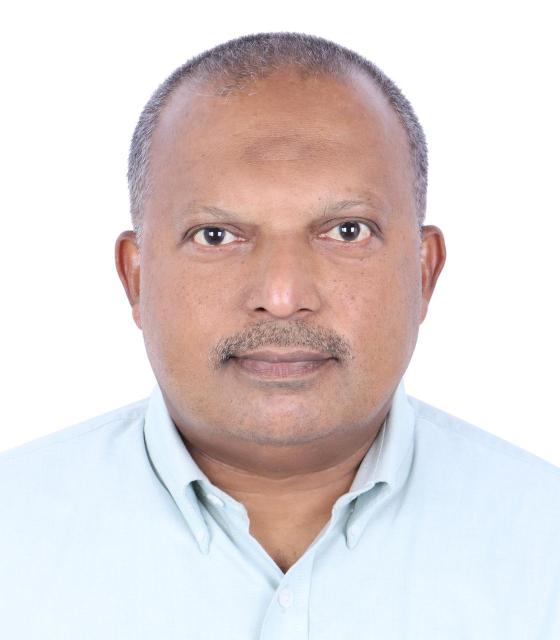
#> input picture Office_staff_photos/Abdul Gafoor.jpg, 1119 x 1280 px (shown at 1/2 size)
$ python -i render.py   (imports and definitions only)
#> lines starting #> are read from the running program, lines starting #| are printed output that depends on the picture
#> further down, picture is the input picture: shape (1280, 1119, 3); mean B, G, R 213.3, 213.5, 223.2
"""Stateful OpenCV frame compositor; no windows, video I/O, or inference.

One renderer follows one clip with monotonically increasing result sequences.
Repeated or older sequences do not contribute processing samples or trail points.
Changing camera_id clears clip state; use a new Renderer to restart the same clip.
All captured/event times are clip-relative, including retained evidence frames.
"""

from collections import OrderedDict, deque
from datetime import datetime
import math
import unicodedata
import zlib

import cv2
import numpy as np


WIDTH, HEIGHT = 1920, 1080
CAMERA_RECT = (24, 104, 1408, 792)
PANEL_RECT = (1456, 104, 440, 792)
BACKGROUND = (244, 246, 246)
WHITE = (255, 255, 255)
INK = (43, 48, 48)
MUTED = (112, 119, 119)
RULE = (220, 226, 226)
TEAL = (135, 116, 32)
GREEN = (91, 145, 55)
AMBER = (49, 151, 192)
FONT = cv2.FONT_HERSHEY_SIMPLEX
TRACK_COLORS = (
    (177, 178, 55),
    (116, 189, 115),
    (87, 180, 224),
    (208, 158, 99),
    (172, 136, 200),
    (182, 183, 148),
)


# [61 lines left out: functions _number, _ascii, _fit, _text, _name, _format_ms, not called in this run]


def _similarity(value):
    value = _number(value)
    return "--" if value is None else f"{value:.3f}"


def _track_color(track_id):
    return TRACK_COLORS[zlib.crc32(str(track_id).encode("utf-8")) % len(TRACK_COLORS)]


def _valid_image(image):
    return (
        isinstance(image, np.ndarray)
        and image.dtype == np.uint8
        and image.ndim == 3
        and image.shape[2] == 3
        and image.shape[0] > 0
        and image.shape[1] > 0
    )


def _place_image(destination, source, rect):
#> called with rect = (0, 0, 92, 92)
    x, y, width, height = rect
#> x = 0; y = 0; width = 92; height = 92
    ratio = min(width / source.shape[1], height / source.shape[0])
#> ratio = 0.0719
    size = (
        max(1, round(source.shape[1] * ratio)),
        max(1, round(source.shape[0] * ratio)),
    )
#> size = (80, 92)
    x += (width - size[0]) // 2
#> x = 6
    y += (height - size[1]) // 2
    interpolation = cv2.INTER_AREA if ratio < 1 else cv2.INTER_LINEAR
#> interpolation = 3
    destination[y : y + size[1], x : x + size[0]] = cv2.resize(
        source, size, interpolation=interpolation
    )
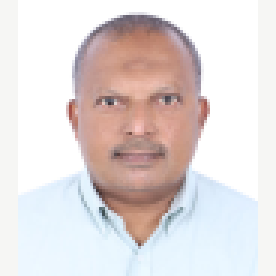
#> destination: shape (92, 92, 3) (shown 3 times larger); mean B, G, R 217.3, 217.8, 226.2
    return x, y, size[0], size[1]


def _thumbnail(source):
    image = np.full((92, 92, 3), BACKGROUND, dtype=np.uint8)
    if _valid_image(source):
        _place_image(image, source, (0, 0, 92, 92))
    else:
        _text(image, "Unavailable", 5, 49, 81, 0.38, MUTED)
    return image


# [11 lines left out: function _clip_box, not called in this run]


class Renderer:
    """Compose 1920x1080 uint8 BGR frames for a separate MP4 writer.

    Processing fps is 1000 / mean(processing_ms) over the last 120 valid,
    unique processing results. Playback is labeled separately as 10 FPS.
    Evidence retains up to five last-good pairs, newest per enrolled person_id;
    empty input does not erase it. Rows without person_id remain track-specific.
    Updating an existing pair preserves its row; new pairs enter at the top.
    Revoked tracked identities remain marked for review, including cached images.
    """

    MAX_EVIDENCE = 5
    MAX_TRAILS = 64
    TRAIL_LENGTH = 16
    TRAIL_TTL_MS = 3000
    MAX_EVENTS = 32

    # [442 lines left out: functions __init__, _reset, _advance, _remember_evidence, _needs_review, _review_evidence and 6 more, not called in this run]

>>> import cv2
>>> picture = cv2.imread('../../../Office_staff_photos/Abdul Gafoor.jpg')
>>> result = _thumbnail(picture)

$ run again, on Office_staff_photos/Adnan Syed.jpg
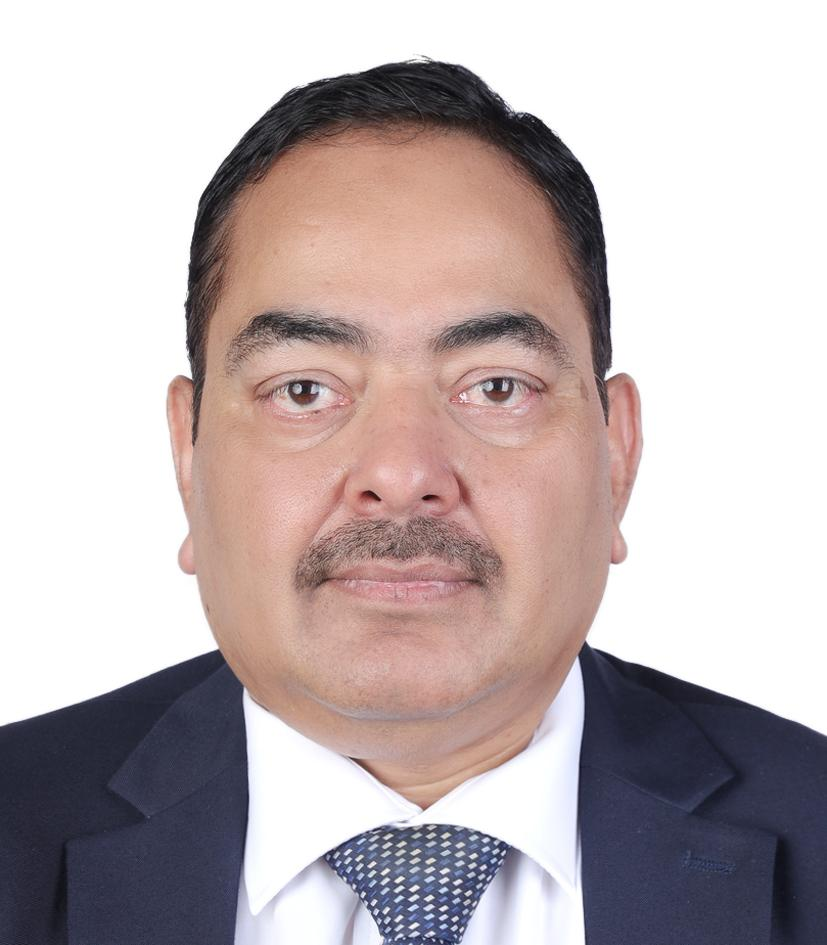
#> input picture Office_staff_photos/Adnan Syed.jpg, 827 x 945 px
#> picture is the input picture: shape (945, 827, 3); mean B, G, R 179.6, 178.8, 190.9
#> in _place_image, `x, y, width, height = rect`: x = 0; width = 92
#> ratio = 0.0974
#> size = (81, 92)
#> in _place_image, `x += (width - size[0]) // 2`: x = 5
#> interpolation = 3
#> in _place_image, `destination[y : y + size[1], x : x + size[0]] = cv2.resize( source, si..`:
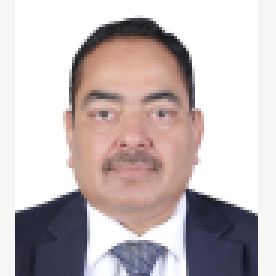
#> destination: shape (92, 92, 3) (shown 3 times larger); mean B, G, R 187.3, 186.8, 197.5

$ run again, on Office_staff_photos/Ambreen Fatima.jpg
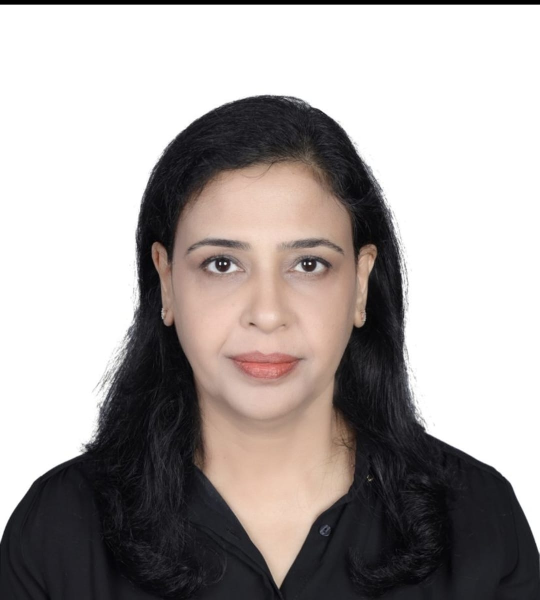
#> input picture Office_staff_photos/Ambreen Fatima.jpg, 1079 x 1200 px (shown at 1/2 size)
#> picture is the input picture: shape (1200, 1079, 3); mean B, G, R 160.7, 162.2, 168.3
#> in _place_image, `x, y, width, height = rect`: x = 0; width = 92
#> ratio = 0.0767
#> size = (83, 92)
#> in _place_image, `x += (width - size[0]) // 2`: x = 4
#> interpolation = 3
#> in _place_image, `destination[y : y + size[1], x : x + size[0]] = cv2.resize( source, si..`:
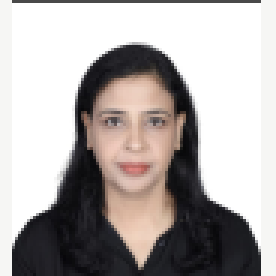
#> destination: shape (92, 92, 3) (shown 3 times larger); mean B, G, R 168.9, 170.4, 175.9
